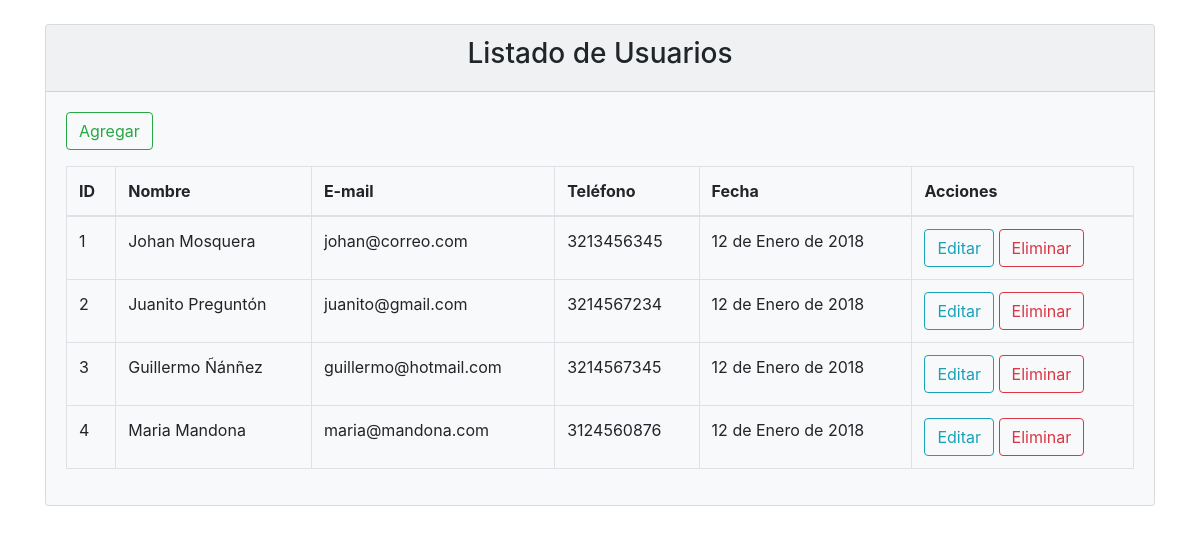
Page /14-CRUD-con-mysqli/index.php on the committed database.
### tables this page shows
CREATE TABLE `usuarios` (
  `id` int(11) NOT NULL,
  `nombre` varchar(100) NOT NULL,
  `correo` varchar(50) NOT NULL,
  `telefono` varchar(30) NOT NULL,
  `fecha` date NOT NULL
);

### 14-CRUD-con-mysqli/clases/Conectar.php (called while the page is built)
<?php
abstract class Conectar {
	private $mysqli;
	public function conectar(){
		$this->mysqli = new mysqli('localhost', 'root', '', 'dummy');
		return $this->mysqli;
	}
	public function setNames(){
		return $this->mysqli->query(" SET NAMES 'utf8'");
	}
}
?>

### 14-CRUD-con-mysqli/clases/Usuario.php (called while the page is built, shortened)
<?php
require_once("Conectar.php");
require_once("Helpers.php");
class Usuario extends Conectar {
	private $db;
	public function __construct(){
		$this->db = parent::conectar();
	}
	public function getDatos(){
		$sql = "SELECT id, nombre, telefono, correo, fecha FROM usuarios";
		$datos = $this->db->query($sql);
		$arreglo = array();
		while ($registro = $datos->fetch_object()){
			$arreglo[] = $registro;
		}
		return $arreglo;
	}
}
?>

### 14-CRUD-con-mysqli/clases/Helpers.php (called while the page is built, shortened)
<?php
class Helpers
{
    public static function fecha($fecha)
    {
        $dia=substr($fecha,8,2);
        $mes=substr($fecha,5,2);
        $anio=substr($fecha,0,4);
        switch ($mes){
        	case '01':
        	$mes="Enero";
        	break;
        }
        $fecha=$dia." de ".$mes." de ".$anio;
        return $fecha;
    }
}

### 14-CRUD-con-mysqli/index.php (the view, shortened to what this page needs)
<?php
require_once("clases/Usuario.php");
$usuario = new Usuario();
$datos = $usuario->getDatos();
?>
<!DOCTYPE html>
<html>
<head>
	<link rel="stylesheet" href="https://maxcdn.bootstrapcdn.com/bootstrap/4.0.0-beta.3/css/bootstrap.min.css"/>
</head>
<body>
	<br/>
	<div class="container">
		<div class="row ">
			<div class="col">
				<div class="card bg-light">
					<div class="card-header">
						<h3 class="text-center">Listado de Usuarios</h3></div>
						<div class="card-body">
							<p>
								<a href="agregar.php" class="btn btn-outline-success">Agregar</a>
							</p>
							<table class="table table-bordered">
								<thead>
									<tr>
										<th scope="col">ID</th>
										<th scope="col">Nombre</th>
										<th scope="col">E-mail</th>
										<th scope="col">Teléfono</th>
										<th scope="col">Fecha</th>
										<th scope="col">Acciones</th>
									</tr>
								</thead>
								<tbody>
									<?php foreach ($datos as $dato): ?>
										<tr>
											<td><?php echo $dato->id; ?></td>
											<td><?php echo $dato->nombre; ?></td>
											<td><?php echo $dato->correo; ?></td>
											<td><?php echo $dato->telefono; ?></td>
											<td><?php echo Helpers::fecha($dato->fecha); ?></td>
											<td>
												<a href="editar.php?id=<?php echo $dato->id; ?>" class="btn btn-outline-info">Editar</a>
												<a href="javascript:void(0);" onclick="eliminar('eliminar.php?id=<?php echo $dato->id; ?>');" class="btn btn-outline-danger">Eliminar</a>
											</td>
										</tr>
									<?php endforeach; ?>
								</tbody>
							</table>
						</div>
					</div>
				</div>
			</div>
		</div>
	</body>
	</html>

### rows in the picture
usuarios: id "1", nombre "Johan Mosquera", correo "johan@correo.com", telefono "3213456345", fecha "12 de Enero de 2018"
usuarios: id "2", nombre "Juanito Preguntón", correo "juanito@gmail.com", telefono "3214567234", fecha "12 de Enero de 2018"
usuarios: id "3", nombre "Guillermo Ñánñez", correo "guillermo@hotmail.com", telefono "3214567345", fecha "12 de Enero de 2018"
usuarios: id "4", nombre "Maria Mandona", correo "maria@mandona.com", telefono "3124560876", fecha "12 de Enero de 2018"
